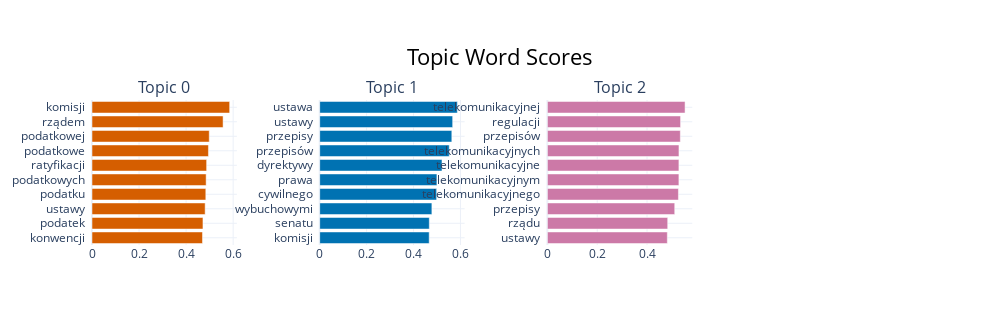

Notebook code cell kept with this figure:
### Code cell
topic_model.visualize_barchart(top_n_topics=3 if isinstance(3, int) else 50, n_words=20)

### Figure 1 — Plotly figure (JSON) as saved in the notebook; plotly's stock layout.template omitted (floating-point values rounded to 4 significant figures)
{"data": [{"marker": {"color": "#D55E00"}, "orientation": "h", "type": "bar", "x": [0.4697, 0.4717, 0.481, 0.4838, 0.4852, 0.4873, 0.4951, 0.4984, 0.5572, 0.5852], "xaxis": "x", "y": ["konwencji  ", "podatek  ", "ustawy  ", "podatku  ", "podatkowych  ", "ratyfikacji  ", "podatkowe  ", "podatkowej  ", "rządem  ", "komisji  "], "yaxis": "y"}, {"marker": {"color": "#0072B2"}, "orientation": "h", "type": "bar", "x": [0.4668, 0.4673, 0.4782, 0.4985, 0.4997, 0.5214, 0.5522, 0.5633, 0.5668, 0.5869], "xaxis": "x2", "y": ["komisji  ", "senatu  ", "wybuchowymi  ", "cywilnego  ", "prawa  ", "dyrektywy  ", "przepisów  ", "przepisy  ", "ustawy  ", "ustawa  "], "yaxis": "y2"}, {"marker": {"color": "#CC79A7"}, "orientation": "h", "type": "bar", "x": [0.4815, 0.483, 0.5113, 0.526, 0.528, 0.528, 0.5282, 0.5337, 0.5347, 0.5527], "xaxis": "x3", "y": ["ustawy  ", "rządu  ", "przepisy  ", "telekomunikacyjnego  ", "telekomunikacyjnym  ", "telekomunikacyjne  ", "telekomunikacyjnych  ", "przepisów  ", "regulacji  ", "telekomunikacyjnej  "], "yaxis": "y3"}], "layout": {"annotations": [{"font": {"size": 16}, "showarrow": false, "text": "Topic 0", "x": 0.0875, "xanchor": "center", "xref": "paper", "y": 1, "yanchor": "bottom", "yref": "paper"}, {"font": {"size": 16}, "showarrow": false, "text": "Topic 1", "x": 0.3625, "xanchor": "center", "xref": "paper", "y": 1, "yanchor": "bottom", "yref": "paper"}, {"font": {"size": 16}, "showarrow": false, "text": "Topic 2", "x": 0.6375, "xanchor": "center", "xref": "paper", "y": 1, "yanchor": "bottom", "yref": "paper"}], "height": 325, "hoverlabel": {"bgcolor": "white", "font": {"family": "Rockwell", "size": 16}}, "showlegend": false, "title": {"font": {"color": "Black", "size": 22}, "text": "Topic Word Scores", "x": 0.5, "xanchor": "center", "yanchor": "top"}, "width": 1000, "xaxis": {"anchor": "y", "domain": [0, 0.175], "showgrid": true}, "xaxis2": {"anchor": "y2", "domain": [0.275, 0.45], "showgrid": true}, "xaxis3": {"anchor": "y3", "domain": [0.55, 0.725], "showgrid": true}, "xaxis4": {"anchor": "y4", "domain": [0.825, 1], "showgrid": true}, "yaxis": {"anchor": "x", "domain": [0, 1], "showgrid": true}, "yaxis2": {"anchor": "x2", "domain": [0, 1], "showgrid": true}, "yaxis3": {"anchor": "x3", "domain": [0, 1], "showgrid": true}, "yaxis4": {"anchor": "x4", "domain": [0, 1], "showgrid": true}}}
